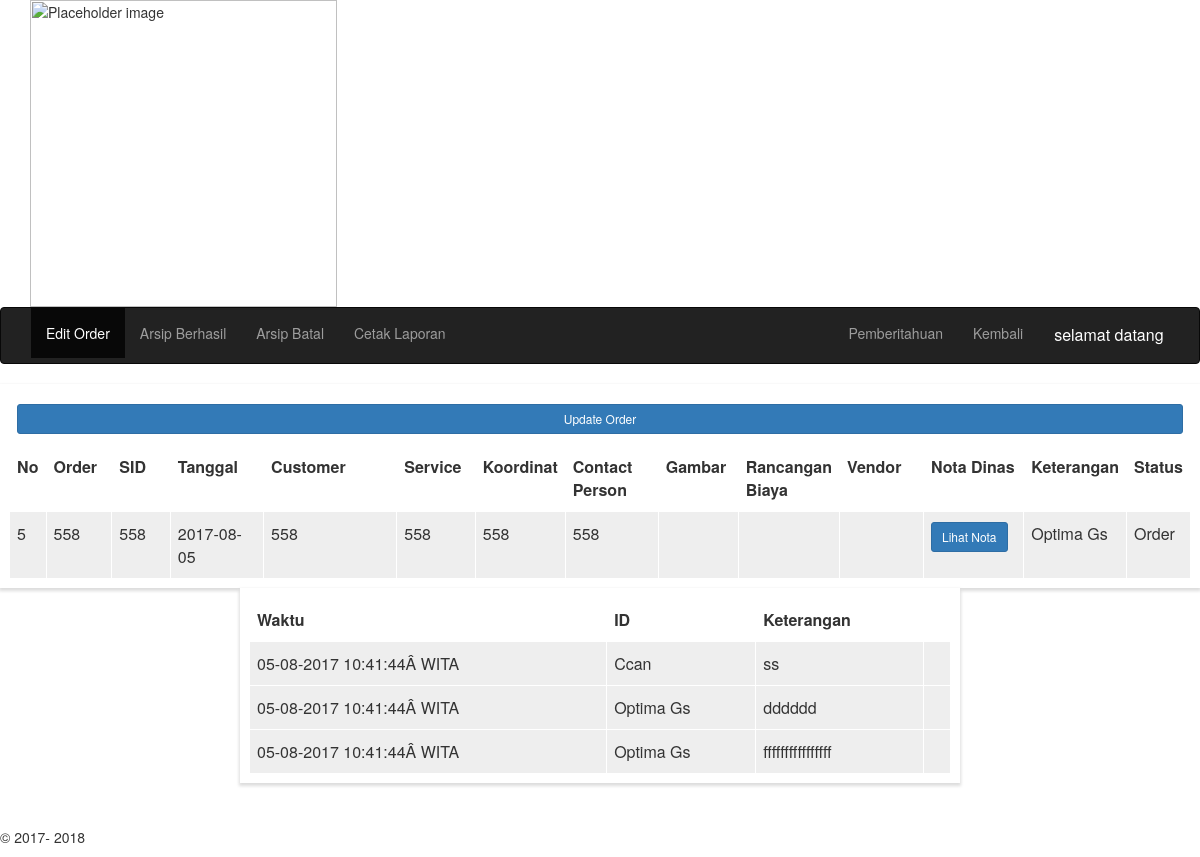
Page /CCAN/detailCCAN.php?ni=5 on the committed database.
### tables this page shows
CREATE TABLE `ccan` (
  `no` int(11) NOT NULL AUTO_INCREMENT,
  `od` varchar(11) NOT NULL,
  `sid` varchar(20) NOT NULL,
  `tgl` date NOT NULL,
  `cus` varchar(255) NOT NULL,
  `service` varchar(50) NOT NULL,
  `koor` varchar(50) NOT NULL,
  `cp` varchar(50) NOT NULL,
  `nota` varchar(255) NOT NULL,
  `wk` varchar(255) NOT NULL,
  `stts` varchar(25) NOT NULL,
  `waktu_ccan` timestamp NOT NULL DEFAULT CURRENT_TIMESTAMP ON UPDATE CURRENT_TIMESTAMP,
  PRIMARY KEY (`no`)
);

CREATE TABLE `vendor` (
  `id_v` int(11) NOT NULL AUTO_INCREMENT,
  `time` varchar(60) NOT NULL,
  `id` varchar(50) NOT NULL,
  `ket` varchar(255) NOT NULL,
  `stts_v` varchar(255) NOT NULL,
  `wk_v` varchar(255) NOT NULL,
  `no_ccanw` int(11) NOT NULL,
  `waktu_ven` timestamp NOT NULL DEFAULT CURRENT_TIMESTAMP ON UPDATE CURRENT_TIMESTAMP,
  PRIMARY KEY (`id_v`)
);

### CCAN/detailCCAN.php (the view, shortened to what this page needs)
<?php
$namamu = $_SESSION[ 'usernamel' ];
$namamu = ucwords( strtolower( $namamu ) );
if ( isset( $_GET[ 'ni' ] ) ) {
	$id = $_GET[ 'ni' ];
	$query_D = mysql_query( 'SELECT ccan.*, optima.* FROM ccan LEFT JOIN optima ON ccan.no=optima.no_ccan WHERE ccan.no = "' . $id . '"' )or die( mysql_error() );
	$_data = mysql_fetch_array( $query_D );
	$no = $_data[ 'no' ];
	$ord = $_data[ 'od' ];
	$sd = $_data[ 'sid' ];
	$tanggal = $_data[ 'tgl' ];
	$cus = $_data[ 'cus' ];
	$serv = $_data[ 'service' ];
	$ko = $_data[ 'koor' ];
	$cp = $_data[ 'cp' ];
	$nota = $_data[ 'nota' ];
	$gambar = $_data[ 'gambar' ];
	$rab = $_data[ 'rab' ];
	$stts = $_data[ 'stts' ];
	$wk = $_data[ 'wk' ];
}
?>
<html>
<head>
	<link rel="stylesheet" href="../css/bootstrap-3.3.7.css"/>
	<link href="../css/style.css" rel="stylesheet" type="text/css">
</head>
<body>
	<div class="container">
		<img src="../images/Logo-Telkom-Indonesia-transparent-background.png" alt="Placeholder image" width="307" class="img-responsive">
	</div>
	<nav class="navbar navbar-inverse">
		<div class="container-fluid">
			<div class="collapse navbar-collapse" id="inverseNavbar1">
				<ul class="nav navbar-nav">
					<li class="active">
						<a href=#>Edit Order</a>
					</li>
					<li>
						<a href=Arsip.php>Arsip Berhasil</a>
					</li>
					<li>
						<a href=arsip_cancel.php>Arsip Batal</a>
					</li>
					<li>
						<a href=laporan_3.php>Cetak Laporan</a>
					</li>
				</ul>
				<ul class="nav navbar-nav navbar-right">
					<li class="dropdown">
						<a href="#" class="dropdown-toggle" data-toggle="dropdown"><span class="label label-pill label-danger count"></span>Pemberitahuan</a>
					</li>
					<li>
						<a href="Index.php" onclick="return backask();">Kembali</a>
					</li>
					<div class="dropdown">
						<button class="dropbtn">selamat datang&nbsp;<?php echo $namamu ?></button>
					</div>
				</ul>
			</div>
		</div>
	</nav>
	<form id="form1" name="form1" method="post">
		<table width="100%" height="178" border="1" class="zebra-table" align="center">
			<thead>
				<tr>
					<?php
					if ($stts != 'Close 2'){
						?>
						<td colspan="14" width="113">
							<a type="button" class="btn btn-primary btn-sm center-block" href="Edit_Order.php?ni=<?php echo $no;?>" title="lihat">Update Order</a>
							<?php
						}
						?>
					</td>
				</tr>
				<tr>
					<th width="3%">No</th>
					<th width="6%">Order</th>
					<th width="6%">SID</th>
					<th width="9%">Tanggal</th>
					<th width="14%">Customer</th>
					<th width="7%">Service</th>
					<th width="7%">Koordinat</th>
					<th width="9%">Contact Person</th>
					<th width="7%">Gambar</th>
					<th width="7%">Rancangan Biaya</th>
					<th width="8%">Vendor</th>
					<th width="9%">Nota Dinas</th>
					<th width="15%">Keterangan</th>
					<th width="7%">Status</th>
				</tr>
			</thead>
			<tbody>
				<tr>
					<td>
						<?php echo $no; ?>
					</td>
					<td>
						<?php echo $ord; ?>
					</td>
					<td>
						<?php echo $sd; ?>
					</td>
					<td>
						<?php echo $tanggal; ?>
					</td>
					<td>
						<?php echo $cus; ?>
					</td>
					<td>
						<?php echo $serv; ?>
					</td>
					<td>
						<?php echo $ko; ?>
					</td>
					<td>
						<?php echo $cp; ?>
					</td>
					<?php
					if ( !empty( $gambar ) && !empty( $rab ) ) {
						echo '
						<td><a href="../GambaUP/' . $gambar . '" class="btn btn-primary btn-sm" target="_blank">Lihat Gambar</a></td>
						<td><a href="../RAB/' . $rab . '" class="btn btn-primary btn-sm">Lihat Rancangan Biaya</a></td>
						';
					} else if ( !empty( $gambar ) && empty( $rab ) ) {
						echo '
						<td><a href="../GambaUP/' . $gambar . '" class="btn btn-primary btn-sm " target="_blank">Lihat Gambar</a></td>
						<td>&nbsp;</td>
						';
					} else if ( !empty( $rab ) && empty( $gambar ) ) {
						echo '
						<td>&nbsp;</td>
						<td><a href="../RAB/' . $rab . '" class="btn btn-primary btn-sm" target="_blank">Lihat Rancangan Biaya</a></td>
						';
					} else {
						echo '
						<td>&nbsp;</td>
						<td>&nbsp;</td>
						';
					}
					?>
					<td>
					</td>
					<?php
					if ( !empty( $nota )  ) {
						echo '
						<td><a href="../nota/' . $nota . '" class="btn btn-primary btn-sm" target="_blank">Lihat Nota</a></td>
						';
					} else {
						echo '
						<td>&nbsp;</td>
						';
					}
					?>
					<td>
						<?php echo $wk; ?>
					</td>
					<td>
						<?php echo $stts; ?>
					</td>
				</tr>
			</tbody>
		</table>
		<table border="1" id="tabelku" width="30%" align="center" class="zebra-tables">
			<thead>
				<tr>
					<th>Waktu</th>
					<th>ID</th>
					<th>Keterangan</th>
				</tr>
			</thead>
			<?php
			$query_D_kom = mysql_query( "select * from vendor where no_ccanw = $no" )or die( mysql_error() );
			while ( $data_D_kom = mysql_fetch_array( $query_D_kom ) ) {
				?>
				<tbody>
					<tr>
						<td>
							<?php echo $data_D_kom['time']; ?>
						</td>
						<td>
							<?php echo $data_D_kom['id']; ?>
						</td>
						<td>
							<?php echo $data_D_kom['ket']; ?>
						</td>
						<td></td>
					</tr>
				</tbody>
				<?php
			}
			?>
		</table>
	</form>
	<br/>
	<br/>
	<br/>
	<footer>&copy; 2017-
		<?php echo date("Y");?>
	</footer>
</body>
</html>

### css/style.css (style rules this page uses)
body footer { position: fixed; left: 0px; bottom: 0px; height: 30px; width: 100%; }
.zebra-table { width: 100%; border-collapse: collapse; box-shadow: 0 2px 3px 1px #ddd; overflow: hidden; border:10px solid #fff; }
.zebra-table th,.zebra-table td { vertical-align: top; padding: 10px 7px; text-align: left; margin: 0; }
.zebra-table tbody tr:nth-child(odd) { background:#eee; }
.zebra-tables { width: 60%; border-collapse: collapse; box-shadow: 0 2px 3px 1px #ddd; overflow: hidden; border:10px solid #fff; }
.zebra-tables th,.zebra-tables td { vertical-align: top; padding: 10px 7px; text-align: left; margin: 0; }
.zebra-tables tbody tr:nth-child(odd) { background:#eee; }
.dropbtn { background-color: #222222; color: white; padding: 16px; font-size: 16px; border: none; cursor: pointer; }
.dropdown { position: relative; display: inline-block; }

### rows in the picture
ccan: no "5", od "558", sid "558", tgl "2017-08-05", cus "558", service "558", koor "558", cp "558", wk "Optima Gs", stts "Order"
vendor: time "05-08-2017 10:41:44Â WITA", id "Ccan", ket "ss"
vendor: time "05-08-2017 10:41:44Â WITA", id "Optima Gs", ket "dddddd"
vendor: time "05-08-2017 10:41:44Â WITA", id "Optima Gs", ket "ffffffffffffffff"
